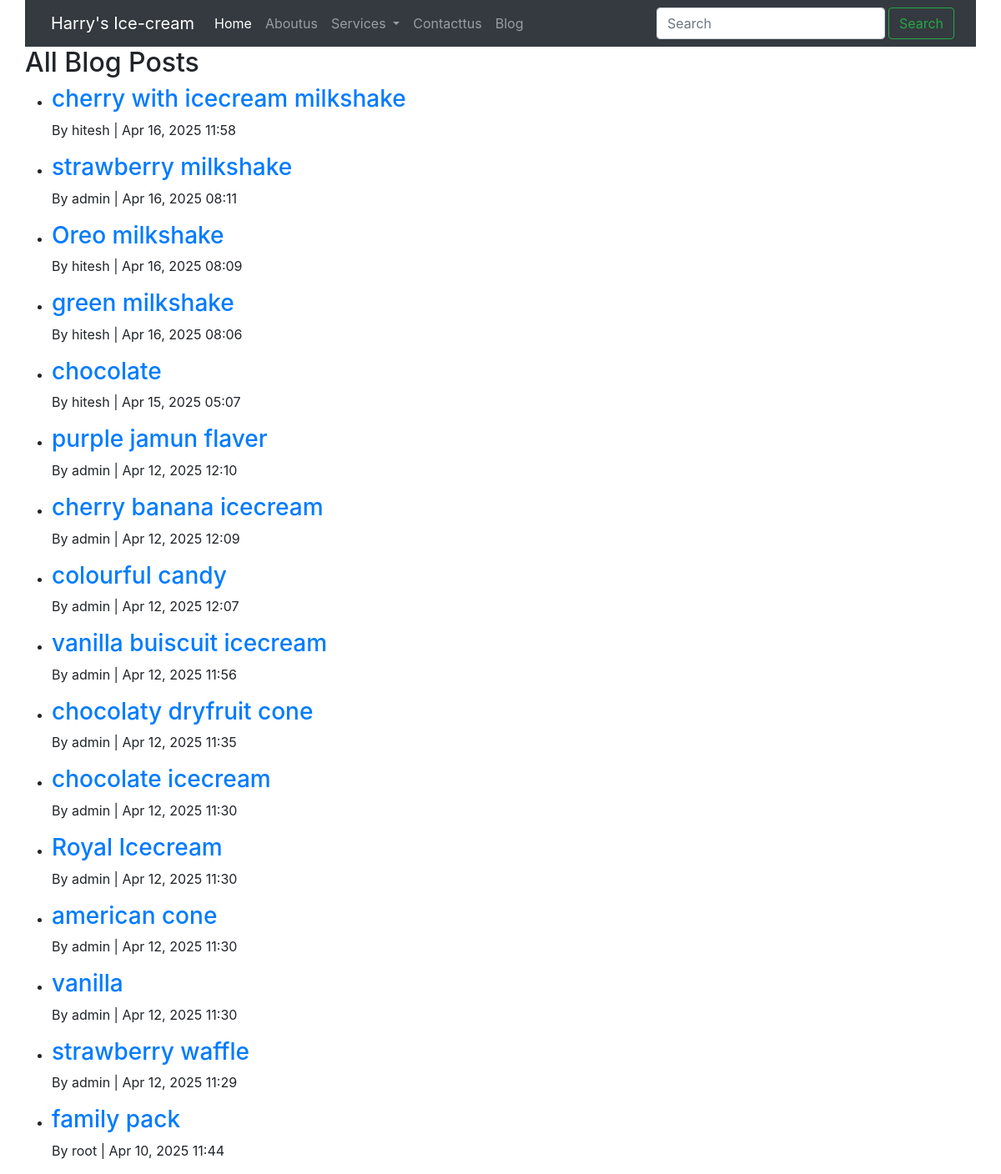
/blog/, run on an earlier commit of the app's database.
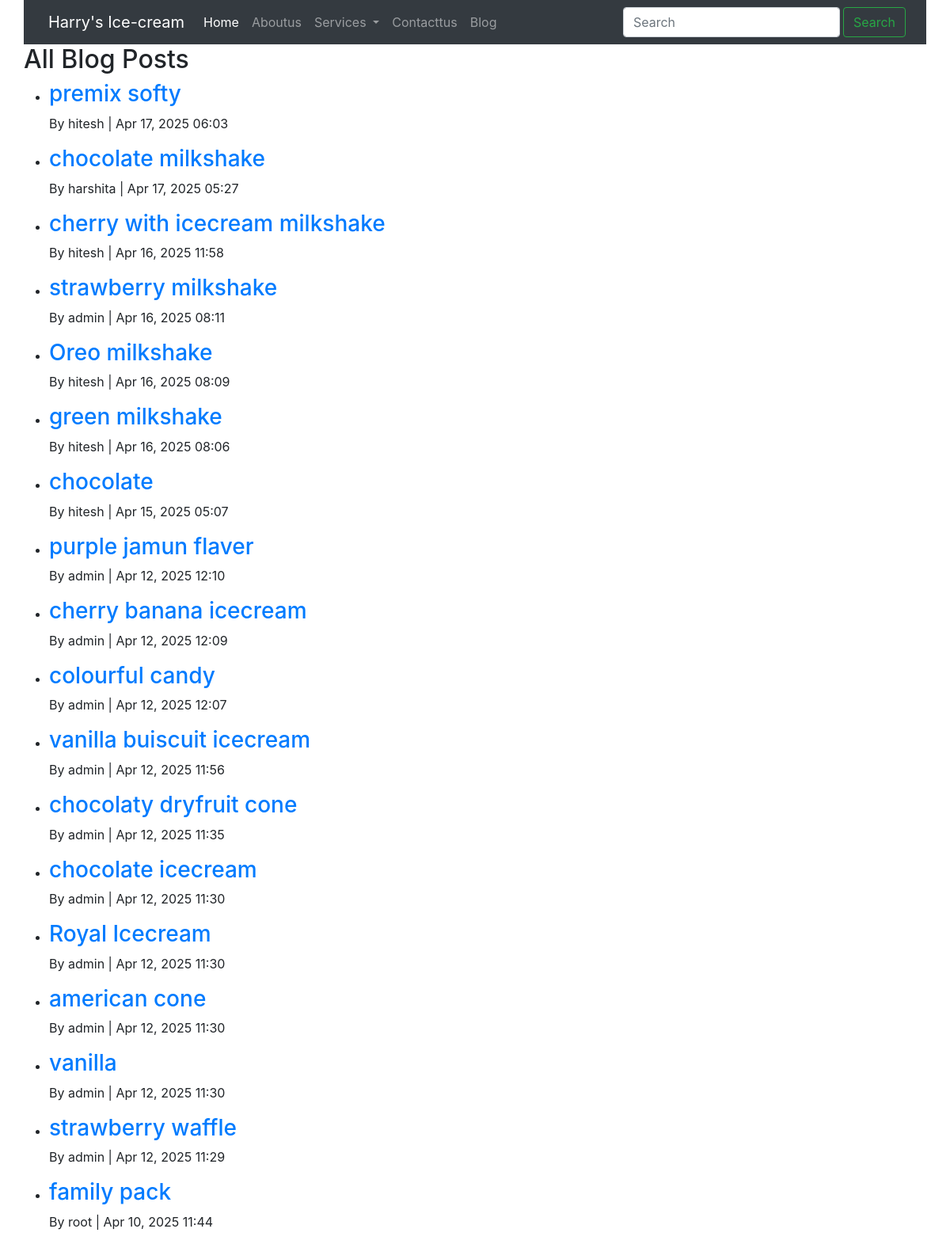
And on a later commit of the database.
### blog/models.py (models this page shows, shortened)
class BlogPost(models.Model):
    title = models.CharField(max_length=200)
    body = models.TextField()
    image = models.ImageField(upload_to='blog_images/', blank=True, null=True)
    author = models.ForeignKey(User, on_delete=models.CASCADE)
    icecream = models.ForeignKey(Icecream, on_delete=models.CASCADE, null=True, blank=True)
    created_at = models.DateTimeField(auto_now_add=True)

### blog/views.py (the view)
# urls.py: path('', views.blog_list, name='blog_list'),
def blog_list(request):
    query = request.GET.get('q')
    if query:
        posts = BlogPost.objects.filter(
            Q(title__icontains=query) |
            Q(body__icontains=query)
        ).order_by('-created_at')
    else:
        posts = BlogPost.objects.all().order_by('-created_at')
    return render(request, 'blog_list.html', {'posts': posts, 'query': query})

### blog/templates/blog_list.html (shortened to what this page needs)
{% extends "base.html" %}
{% block content %}
  <h2>All Blog Posts</h2>
  <ul>
    {% for post in posts %}
      <li>
        <h3><a href="{% url 'blog_detail' post.pk %}">{{ post.title }}</a></h3>
        <p>By {{ post.author.username }} | {{ post.created_at|date:"M d, Y H:i" }}</p>
      </li>
    {% empty %}
      <p>No blog posts yet.</p>
    {% endfor %}
  </ul>
{% endblock %}

What changed in the data, as far as the page shows it:
added BlogPost: title "premix softy", author.username "hitesh", created_at "Apr 17, 2025 06:03"
added BlogPost: title "chocolate milkshake", author.username "harshita", created_at "Apr 17, 2025 05:27"
